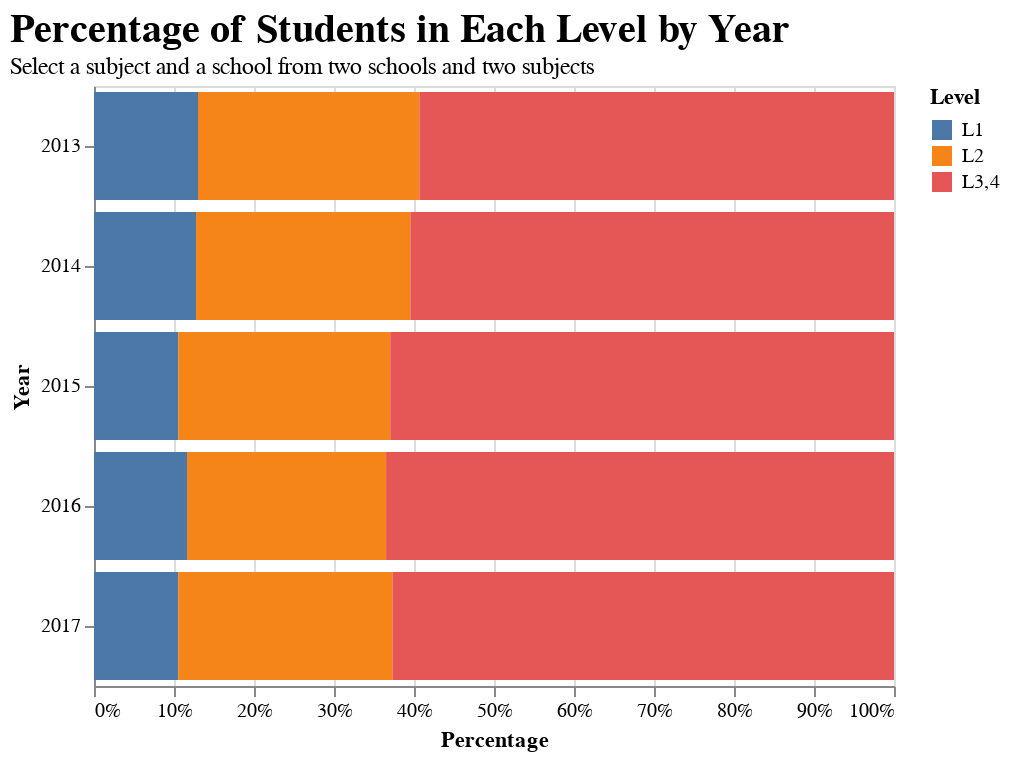

The cell this chart's notebook holds for it:
### Code cell
subject_param = alt.param(
    value="math",
    name="subject_param",
    bind=alt.binding_select(options=["math", "ela"], name="Select Subject: ")
) 
school_param = alt.param(
    value="P.S 307",
    name="school_param",
    bind=alt.binding_select(options=["P.S 307", "P.S 8"], name="Select School: ")
)
base = alt.Chart(data).transform_filter(
    "datum.subject == subject_param && datum['School Name'] == school_param"
)
folded = base.transform_fold(
    ['L1', 'L2', 'L3,4'],
    as_=['Level', 'Percentage']
)
chart = folded.mark_bar(orient='horizontal').encode(
    y=alt.Y("Year:N", title="Year"),
    x=alt.X("Percentage:Q", stack="normalize", axis=alt.Axis(format='%')),
    color=alt.Color("Level:N", title="Level"),
    tooltip=[
        alt.Tooltip("School Name:N", title="School"),
        alt.Tooltip("Year:N", title="Year"),
        alt.Tooltip("Level:N", title="Level"),
        alt.Tooltip("Percentage:Q", format=".2f", title="Percentage of Students in this Level")
    ]
).add_params(
    subject_param, school_param
).properties(
    width=400,
    height=300,
    title=alt.TitleParams(
        text="Percentage of Students in Each Level by Year",
        subtitle="Select a subject and a school from two schools and two subjects",
        anchor="start",
        fontSize=20
    )
)
chart.save('int_vis_1.html')
chart

### Figure 1 — Vega-Lite specification as saved in the notebook (floating-point values rounded to 4 significant figures)
{"usermeta": {"embedOptions": {"theme": "fivethirtyeight"}}, "config": {"view": {"continuousWidth": 300, "continuousHeight": 300}}, "data": {"name": "data-5555db0f31504a0292de39d287ae932d"}, "mark": {"type": "bar", "orient": "horizontal"}, "encoding": {"color": {"field": "Level", "title": "Level", "type": "nominal"}, "tooltip": [{"field": "School Name", "title": "School", "type": "nominal"}, {"field": "Year", "title": "Year", "type": "nominal"}, {"field": "Level", "title": "Level", "type": "nominal"}, {"field": "Percentage", "format": ".2f", "title": "Percentage of Students in this Level", "type": "quantitative"}], "x": {"axis": {"format": "%"}, "field": "Percentage", "stack": "normalize", "type": "quantitative"}, "y": {"field": "Year", "title": "Year", "type": "nominal"}}, "height": 300, "params": [{"name": "subject_param", "bind": {"input": "select", "options": ["math", "ela"], "name": "Select Subject: "}, "value": "math"}, {"name": "school_param", "bind": {"input": "select", "options": ["P.S 307", "P.S 8"], "name": "Select School: "}, "value": "P.S 307"}], "title": {"text": "Percentage of Students in Each Level by Year", "anchor": "start", "fontSize": 20, "subtitle": "Select a subject and a school from two schools and two subjects"}, "transform": [{"filter": "datum.subject == subject_param && datum['School Name'] == school_param"}, {"fold": ["L1", "L2", "L3,4"], "as": ["Level", "Percentage"]}], "width": 400, "$schema": "https://vega.github.io/schema/vega-lite/v5.16.3.json", "datasets": {"data-5555db0f31504a0292de39d287ae932d": [{"School Name": "P.S 307", "Year": 2013, "Mean Scale Score": 318.9, "L1": 13.0, "L2": 27.67, "L3,4": 59.33, "subject": "math"}, {"School Name": "P.S 307", "Year": 2014, "Mean Scale Score": 322.1, "L1": 12.76, "L2": 26.79, "L3,4": 60.46, "subject": "math"}, {"School Name": "P.S 307", "Year": 2015, "Mean Scale Score": 324.7, "L1": 10.54, "L2": 26.49, "L3,4": 62.97, "subject": "math"}, {"School Name": "P.S 307", "Year": 2016, "Mean Scale Score": 324.6, "L1": 11.63, "L2": 24.88, "L3,4": 63.49, "subject": "math"}, {"School Name": "P.S 307", "Year": 2017, "Mean Scale Score": 324.1, "L1": 10.53, "L2": 26.77, "L3,4": 62.7, "subject": "math"}, {"School Name": "P.S 8", "Year": 2013, "Mean Scale Score": 287.4, "L1": 50.79, "L2": 30.16, "L3,4": 19.05, "subject": "math"}, {"School Name": "P.S 8", "Year": 2014, "Mean Scale Score": 294.4, "L1": 38.76, "L2": 37.21, "L3,4": 24.03, "subject": "math"}, {"School Name": "P.S 8", "Year": 2015, "Mean Scale Score": 287.6, "L1": 48.37, "L2": 31.37, "L3,4": 20.26, "subject": "math"}, {"School Name": "P.S 8", "Year": 2016, "Mean Scale Score": 280.4, "L1": 53.38, "L2": 30.08, "L3,4": 16.54, "subject": "math"}, {"School Name": "P.S 8", "Year": 2017, "Mean Scale Score": 286.7, "L1": 48.06, "L2": 27.91, "L3,4": 24.03, "subject": "math"}, {"School Name": "P.S 307", "Year": 2013, "Mean Scale Score": 318.6, "L1": 14.09, "L2": 29.19, "L3,4": 56.71, "subject": "ela"}, {"School Name": "P.S 307", "Year": 2014, "Mean Scale Score": 321.5, "L1": 11.34, "L2": 31.19, "L3,4": 57.47, "subject": "ela"}, {"School Name": "P.S 307", "Year": 2015, "Mean Scale Score": 325.1, "L1": 11.08, "L2": 24.86, "L3,4": 64.05, "subject": "ela"}, {"School Name": "P.S 307", "Year": 2016, "Mean Scale Score": 330.1, "L1": 6.828, "L2": 21.81, "L3,4": 71.37, "subject": "ela"}, {"School Name": "P.S 307", "Year": 2017, "Mean Scale Score": 332.9, "L1": 5.579, "L2": 22.73, "L3,4": 71.69, "subject": "ela"}, {"School Name": "P.S 8", "Year": 2013, "Mean Scale Score": 287.9, "L1": 45.6, "L2": 42.4, "L3,4": 12.0, "subject": "ela"}, {"School Name": "P.S 8", "Year": 2014, "Mean Scale Score": 285.8, "L1": 48.85, "L2": 33.59, "L3,4": 17.56, "subject": "ela"}, {"School Name": "P.S 8", "Year": 2015, "Mean Scale Score": 281.9, "L1": 51.95, "L2": 36.36, "L3,4": 11.69, "subject": "ela"}, {"School Name": "P.S 8", "Year": 2016, "Mean Scale Score": 289.6, "L1": 47.33, "L2": 28.24, "L3,4": 24.43, "subject": "ela"}, {"School Name": "P.S 8", "Year": 2017, "Mean Scale Score": 290.7, "L1": 45.74, "L2": 33.33, "L3,4": 20.93, "subject": "ela"}]}}
